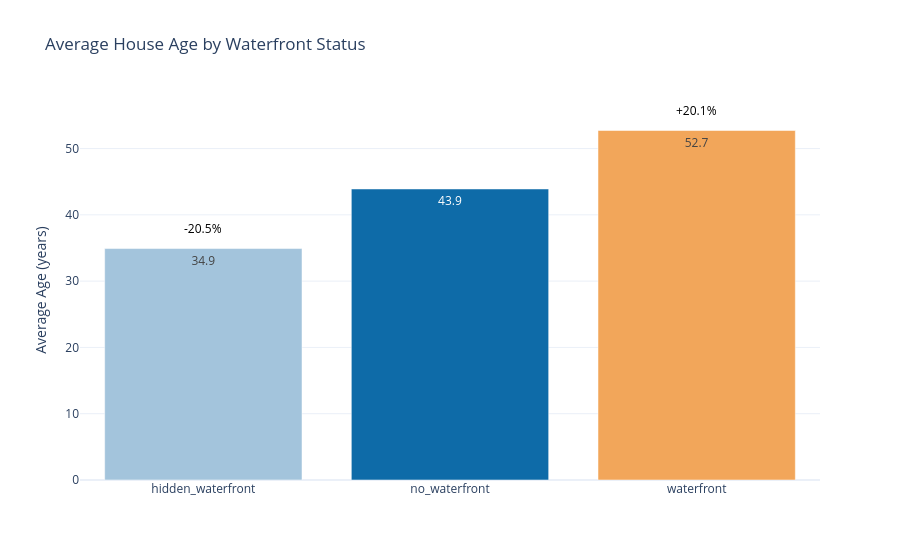

Notebook code cell kept with this figure:
### Code cell
avg_age = df_super.groupby("water_status")["house_age"].mean()

fig = px.bar(
    avg_age.reset_index(),
    x="water_status", y="house_age", color="water_status",
    title="Average House Age by Waterfront Status",
    color_discrete_sequence=["#a3c4dc", "#0e6ba8", "#f2a65a"],
    text_auto=".1f"
)

## Add % difference vs. no_waterfront as annotation
base = avg_age["no_waterfront"]
for status in avg_age.index:
    if status != "no_waterfront":
        pct = ((avg_age[status] - base) / base * 100).round(1)
        fig.add_annotation(
            x=status, y=avg_age[status],
            text=f"{pct:+.1f}%",
            showarrow=False, yshift=20,
            font=dict(size=12, color="black")
        )

fig.update_layout(template="plotly_white", yaxis_title="Average Age (years)", xaxis_title="", showlegend=False)
fig.show()

### Figure 1 — Plotly figure (JSON) as saved in the notebook; plotly's stock layout.template omitted (floating-point values rounded to 4 significant figures)
{"data": [{"hovertemplate": "water_status=%{x}<br>house_age=%{y}<extra></extra>", "legendgroup": "hidden_waterfront", "marker": {"color": "#a3c4dc", "pattern": {"shape": ""}}, "name": "hidden_waterfront", "orientation": "v", "showlegend": true, "textposition": "auto", "texttemplate": "%{y:.1f}", "type": "bar", "x": ["hidden_waterfront"], "xaxis": "x", "y": [34.91], "yaxis": "y"}, {"hovertemplate": "water_status=%{x}<br>house_age=%{y}<extra></extra>", "legendgroup": "no_waterfront", "marker": {"color": "#0e6ba8", "pattern": {"shape": ""}}, "name": "no_waterfront", "orientation": "v", "showlegend": true, "textposition": "auto", "texttemplate": "%{y:.1f}", "type": "bar", "x": ["no_waterfront"], "xaxis": "x", "y": [43.9], "yaxis": "y"}, {"hovertemplate": "water_status=%{x}<br>house_age=%{y}<extra></extra>", "legendgroup": "waterfront", "marker": {"color": "#f2a65a", "pattern": {"shape": ""}}, "name": "waterfront", "orientation": "v", "showlegend": true, "textposition": "auto", "texttemplate": "%{y:.1f}", "type": "bar", "x": ["waterfront"], "xaxis": "x", "y": [52.72], "yaxis": "y"}], "layout": {"annotations": [{"font": {"color": "black", "size": 12}, "showarrow": false, "text": "-20.5%", "x": "hidden_waterfront", "y": 34.91, "yshift": 20}, {"font": {"color": "black", "size": 12}, "showarrow": false, "text": "+20.1%", "x": "waterfront", "y": 52.72, "yshift": 20}], "barmode": "relative", "legend": {"title": {"text": "water_status"}, "tracegroupgap": 0}, "showlegend": false, "title": {"text": "Average House Age by Waterfront Status"}, "xaxis": {"anchor": "y", "categoryarray": ["hidden_waterfront", "no_waterfront", "waterfront"], "categoryorder": "array", "domain": [0, 1], "title": {"text": ""}}, "yaxis": {"anchor": "x", "domain": [0, 1], "title": {"text": "Average Age (years)"}}}}
